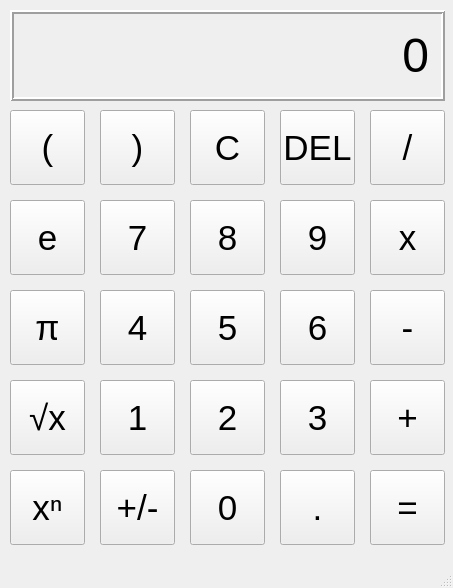
<?xml version="1.0" encoding="UTF-8"?>
<ui version="4.0">
 <class>MainWindow</class>
 <widget class="QMainWindow" name="MainWindow">
  <property name="geometry">
   <rect>
    <x>0</x>
    <y>0</y>
    <width>453</width>
    <height>588</height>
   </rect>
  </property>
  <property name="windowTitle">
   <string>Calculator - Biagio Raucci</string>
  </property>
  <widget class="QWidget" name="centralwidget">
   <widget class="QLabel" name="outputLabel">
    <property name="geometry">
     <rect>
      <x>10</x>
      <y>10</y>
      <width>435</width>
      <height>91</height>
     </rect>
    </property>
    <property name="font">
     <font>
      <pointsize>36</pointsize>
     </font>
    </property>
    <property name="frameShape">
     <enum>QFrame::Box</enum>
    </property>
    <property name="frameShadow">
     <enum>QFrame::Raised</enum>
    </property>
    <property name="lineWidth">
     <number>2</number>
    </property>
    <property name="text">
     <string>0</string>
    </property>
    <property name="alignment">
     <set>Qt::AlignRight|Qt::AlignTrailing|Qt::AlignVCenter</set>
    </property>
    <property name="margin">
     <number>10</number>
    </property>
   </widget>
   <widget class="QPushButton" name="leftparButton">
    <property name="geometry">
     <rect>
      <x>10</x>
      <y>110</y>
      <width>75</width>
      <height>75</height>
     </rect>
    </property>
    <property name="font">
     <font>
      <pointsize>26</pointsize>
     </font>
    </property>
    <property name="text">
     <string>(</string>
    </property>
   </widget>
   <widget class="QPushButton" name="cButton">
    <property name="geometry">
     <rect>
      <x>190</x>
      <y>110</y>
      <width>75</width>
      <height>75</height>
     </rect>
    </property>
    <property name="font">
     <font>
      <pointsize>26</pointsize>
     </font>
    </property>
    <property name="text">
     <string>C</string>
    </property>
   </widget>
   <widget class="QPushButton" name="arrowButton">
    <property name="geometry">
     <rect>
      <x>280</x>
      <y>110</y>
      <width>75</width>
      <height>75</height>
     </rect>
    </property>
    <property name="font">
     <font>
      <pointsize>26</pointsize>
     </font>
    </property>
    <property name="text">
     <string>DEL</string>
    </property>
   </widget>
   <widget class="QPushButton" name="divideButton">
    <property name="geometry">
     <rect>
      <x>370</x>
      <y>110</y>
      <width>75</width>
      <height>75</height>
     </rect>
    </property>
    <property name="font">
     <font>
      <pointsize>26</pointsize>
     </font>
    </property>
    <property name="text">
     <string>/</string>
    </property>
   </widget>
   <widget class="QPushButton" name="multiplyButton">
    <property name="geometry">
     <rect>
      <x>370</x>
      <y>200</y>
      <width>75</width>
      <height>75</height>
     </rect>
    </property>
    <property name="font">
     <font>
      <pointsize>26</pointsize>
     </font>
    </property>
    <property name="text">
     <string>x</string>
    </property>
   </widget>
   <widget class="QPushButton" name="nineButton">
    <property name="geometry">
     <rect>
      <x>280</x>
      <y>200</y>
      <width>75</width>
      <height>75</height>
     </rect>
    </property>
    <property name="font">
     <font>
      <pointsize>26</pointsize>
     </font>
    </property>
    <property name="text">
     <string>9</string>
    </property>
   </widget>
   <widget class="QPushButton" name="sevenButton">
    <property name="geometry">
     <rect>
      <x>100</x>
      <y>200</y>
      <width>75</width>
      <height>75</height>
     </rect>
    </property>
    <property name="font">
     <font>
      <pointsize>26</pointsize>
     </font>
    </property>
    <property name="text">
     <string>7</string>
    </property>
   </widget>
   <widget class="QPushButton" name="eightButton">
    <property name="geometry">
     <rect>
      <x>190</x>
      <y>200</y>
      <width>75</width>
      <height>75</height>
     </rect>
    </property>
    <property name="font">
     <font>
      <pointsize>26</pointsize>
     </font>
    </property>
    <property name="text">
     <string>8</string>
    </property>
   </widget>
   <widget class="QPushButton" name="minusButton">
    <property name="geometry">
     <rect>
      <x>370</x>
      <y>290</y>
      <width>75</width>
      <height>75</height>
     </rect>
    </property>
    <property name="font">
     <font>
      <pointsize>26</pointsize>
     </font>
    </property>
    <property name="text">
     <string>-</string>
    </property>
   </widget>
   <widget class="QPushButton" name="sixButton">
    <property name="geometry">
     <rect>
      <x>280</x>
      <y>290</y>
      <width>75</width>
      <height>75</height>
     </rect>
    </property>
    <property name="font">
     <font>
      <pointsize>26</pointsize>
     </font>
    </property>
    <property name="text">
     <string>6</string>
    </property>
   </widget>
   <widget class="QPushButton" name="fourButton">
    <property name="geometry">
     <rect>
      <x>100</x>
      <y>290</y>
      <width>75</width>
      <height>75</height>
     </rect>
    </property>
    <property name="font">
     <font>
      <pointsize>26</pointsize>
     </font>
    </property>
    <property name="text">
     <string>4</string>
    </property>
   </widget>
   <widget class="QPushButton" name="fiveButton">
    <property name="geometry">
     <rect>
      <x>190</x>
      <y>290</y>
      <width>75</width>
      <height>75</height>
     </rect>
    </property>
    <property name="font">
     <font>
      <pointsize>26</pointsize>
     </font>
    </property>
    <property name="text">
     <string>5</string>
    </property>
   </widget>
   <widget class="QPushButton" name="addButton">
    <property name="geometry">
     <rect>
      <x>370</x>
      <y>380</y>
      <width>75</width>
      <height>75</height>
     </rect>
    </property>
    <property name="font">
     <font>
      <pointsize>26</pointsize>
     </font>
    </property>
    <property name="text">
     <string>+</string>
    </property>
   </widget>
   <widget class="QPushButton" name="threeButton">
    <property name="geometry">
     <rect>
      <x>280</x>
      <y>380</y>
      <width>75</width>
      <height>75</height>
     </rect>
    </property>
    <property name="font">
     <font>
      <pointsize>26</pointsize>
     </font>
    </property>
    <property name="text">
     <string>3</string>
    </property>
   </widget>
   <widget class="QPushButton" name="oneButton">
    <property name="geometry">
     <rect>
      <x>100</x>
      <y>380</y>
      <width>75</width>
      <height>75</height>
     </rect>
    </property>
    <property name="font">
     <font>
      <pointsize>26</pointsize>
     </font>
    </property>
    <property name="text">
     <string>1</string>
    </property>
   </widget>
   <widget class="QPushButton" name="twoButton">
    <property name="geometry">
     <rect>
      <x>190</x>
      <y>380</y>
      <width>75</width>
      <height>75</height>
     </rect>
    </property>
    <property name="font">
     <font>
      <pointsize>26</pointsize>
     </font>
    </property>
    <property name="text">
     <string>2</string>
    </property>
   </widget>
   <widget class="QPushButton" name="equalButton">
    <property name="geometry">
     <rect>
      <x>370</x>
      <y>470</y>
      <width>75</width>
      <height>75</height>
     </rect>
    </property>
    <property name="font">
     <font>
      <pointsize>26</pointsize>
     </font>
    </property>
    <property name="text">
     <string>=</string>
    </property>
   </widget>
   <widget class="QPushButton" name="decimalButton">
    <property name="geometry">
     <rect>
      <x>280</x>
      <y>470</y>
      <width>75</width>
      <height>75</height>
     </rect>
    </property>
    <property name="font">
     <font>
      <pointsize>26</pointsize>
     </font>
    </property>
    <property name="text">
     <string>.</string>
    </property>
   </widget>
   <widget class="QPushButton" name="plusminusButton">
    <property name="geometry">
     <rect>
      <x>100</x>
      <y>470</y>
      <width>75</width>
      <height>75</height>
     </rect>
    </property>
    <property name="font">
     <font>
      <pointsize>26</pointsize>
     </font>
    </property>
    <property name="text">
     <string>+/-</string>
    </property>
   </widget>
   <widget class="QPushButton" name="zeroButton">
    <property name="geometry">
     <rect>
      <x>190</x>
      <y>470</y>
      <width>75</width>
      <height>75</height>
     </rect>
    </property>
    <property name="font">
     <font>
      <pointsize>26</pointsize>
     </font>
    </property>
    <property name="text">
     <string>0</string>
    </property>
   </widget>
   <widget class="QPushButton" name="powerButton">
    <property name="geometry">
     <rect>
      <x>10</x>
      <y>470</y>
      <width>75</width>
      <height>75</height>
     </rect>
    </property>
    <property name="font">
     <font>
      <pointsize>26</pointsize>
     </font>
    </property>
    <property name="text">
     <string>xⁿ</string>
    </property>
   </widget>
   <widget class="QPushButton" name="neperButton">
    <property name="geometry">
     <rect>
      <x>10</x>
      <y>200</y>
      <width>75</width>
      <height>75</height>
     </rect>
    </property>
    <property name="font">
     <font>
      <pointsize>26</pointsize>
     </font>
    </property>
    <property name="text">
     <string>e</string>
    </property>
   </widget>
   <widget class="QPushButton" name="piButton">
    <property name="geometry">
     <rect>
      <x>10</x>
      <y>290</y>
      <width>75</width>
      <height>75</height>
     </rect>
    </property>
    <property name="font">
     <font>
      <pointsize>26</pointsize>
     </font>
    </property>
    <property name="text">
     <string>π</string>
    </property>
   </widget>
   <widget class="QPushButton" name="squarerootButton">
    <property name="geometry">
     <rect>
      <x>10</x>
      <y>380</y>
      <width>75</width>
      <height>75</height>
     </rect>
    </property>
    <property name="font">
     <font>
      <pointsize>26</pointsize>
     </font>
    </property>
    <property name="text">
     <string>√x</string>
    </property>
   </widget>
   <widget class="QPushButton" name="rightparButton">
    <property name="geometry">
     <rect>
      <x>100</x>
      <y>110</y>
      <width>75</width>
      <height>75</height>
     </rect>
    </property>
    <property name="font">
     <font>
      <pointsize>26</pointsize>
     </font>
    </property>
    <property name="text">
     <string>)</string>
    </property>
   </widget>
  </widget>
  <widget class="QStatusBar" name="statusbar"/>
 </widget>
 <resources/>
 <connections>
  <connection>
   <sender>leftparButton</sender>
   <signal>clicked()</signal>
   <receiver>MainWindow</receiver>
   <slot>press_leftpar()</slot>
   <hints>
    <hint type="sourcelabel">
     <x>53</x>
     <y>148</y>
    </hint>
    <hint type="destinationlabel">
     <x>94</x>
     <y>102</y>
    </hint>
   </hints>
  </connection>
  <connection>
   <sender>oneButton</sender>
   <signal>clicked()</signal>
   <receiver>MainWindow</receiver>
   <slot>press_one()</slot>
   <hints>
    <hint type="sourcelabel">
     <x>143</x>
     <y>404</y>
    </hint>
    <hint type="destinationlabel">
     <x>94</x>
     <y>366</y>
    </hint>
   </hints>
  </connection>
  <connection>
   <sender>twoButton</sender>
   <signal>clicked()</signal>
   <receiver>MainWindow</receiver>
   <slot>press_two()</slot>
   <hints>
    <hint type="sourcelabel">
     <x>233</x>
     <y>401</y>
    </hint>
    <hint type="destinationlabel">
     <x>184</x>
     <y>364</y>
    </hint>
   </hints>
  </connection>
  <connection>
   <sender>threeButton</sender>
   <signal>clicked()</signal>
   <receiver>MainWindow</receiver>
   <slot>press_tree()</slot>
   <hints>
    <hint type="sourcelabel">
     <x>319</x>
     <y>416</y>
    </hint>
    <hint type="destinationlabel">
     <x>272</x>
     <y>366</y>
    </hint>
   </hints>
  </connection>
  <connection>
   <sender>fourButton</sender>
   <signal>clicked()</signal>
   <receiver>MainWindow</receiver>
   <slot>press_four()</slot>
   <hints>
    <hint type="sourcelabel">
     <x>153</x>
     <y>308</y>
    </hint>
    <hint type="destinationlabel">
     <x>94</x>
     <y>274</y>
    </hint>
   </hints>
  </connection>
  <connection>
   <sender>fiveButton</sender>
   <signal>clicked()</signal>
   <receiver>MainWindow</receiver>
   <slot>press_five()</slot>
   <hints>
    <hint type="sourcelabel">
     <x>247</x>
     <y>312</y>
    </hint>
    <hint type="destinationlabel">
     <x>184</x>
     <y>281</y>
    </hint>
   </hints>
  </connection>
  <connection>
   <sender>sixButton</sender>
   <signal>clicked()</signal>
   <receiver>MainWindow</receiver>
   <slot>press_six()</slot>
   <hints>
    <hint type="sourcelabel">
     <x>326</x>
     <y>313</y>
    </hint>
    <hint type="destinationlabel">
     <x>271</x>
     <y>276</y>
    </hint>
   </hints>
  </connection>
  <connection>
   <sender>sevenButton</sender>
   <signal>clicked()</signal>
   <receiver>MainWindow</receiver>
   <slot>press_seven()</slot>
   <hints>
    <hint type="sourcelabel">
     <x>138</x>
     <y>220</y>
    </hint>
    <hint type="destinationlabel">
     <x>93</x>
     <y>191</y>
    </hint>
   </hints>
  </connection>
  <connection>
   <sender>eightButton</sender>
   <signal>clicked()</signal>
   <receiver>MainWindow</receiver>
   <slot>press_eight()</slot>
   <hints>
    <hint type="sourcelabel">
     <x>238</x>
     <y>227</y>
    </hint>
    <hint type="destinationlabel">
     <x>188</x>
     <y>193</y>
    </hint>
   </hints>
  </connection>
  <connection>
   <sender>nineButton</sender>
   <signal>clicked()</signal>
   <receiver>MainWindow</receiver>
   <slot>press_nine()</slot>
   <hints>
    <hint type="sourcelabel">
     <x>335</x>
     <y>221</y>
    </hint>
    <hint type="destinationlabel">
     <x>276</x>
     <y>198</y>
    </hint>
   </hints>
  </connection>
  <connection>
   <sender>zeroButton</sender>
   <signal>clicked()</signal>
   <receiver>MainWindow</receiver>
   <slot>press_zero()</slot>
   <hints>
    <hint type="sourcelabel">
     <x>236</x>
     <y>492</y>
    </hint>
    <hint type="destinationlabel">
     <x>185</x>
     <y>463</y>
    </hint>
   </hints>
  </connection>
  <connection>
   <sender>cButton</sender>
   <signal>clicked()</signal>
   <receiver>MainWindow</receiver>
   <slot>press_C()</slot>
   <hints>
    <hint type="sourcelabel">
     <x>234</x>
     <y>138</y>
    </hint>
    <hint type="destinationlabel">
     <x>184</x>
     <y>119</y>
    </hint>
   </hints>
  </connection>
  <connection>
   <sender>arrowButton</sender>
   <signal>clicked()</signal>
   <receiver>MainWindow</receiver>
   <slot>press_DEL()</slot>
   <hints>
    <hint type="sourcelabel">
     <x>333</x>
     <y>135</y>
    </hint>
    <hint type="destinationlabel">
     <x>274</x>
     <y>113</y>
    </hint>
   </hints>
  </connection>
  <connection>
   <sender>divideButton</sender>
   <signal>clicked()</signal>
   <receiver>MainWindow</receiver>
   <slot>press_DIV()</slot>
   <hints>
    <hint type="sourcelabel">
     <x>414</x>
     <y>134</y>
    </hint>
    <hint type="destinationlabel">
     <x>355</x>
     <y>135</y>
    </hint>
   </hints>
  </connection>
  <connection>
   <sender>multiplyButton</sender>
   <signal>clicked()</signal>
   <receiver>MainWindow</receiver>
   <slot>press_PER()</slot>
   <hints>
    <hint type="sourcelabel">
     <x>423</x>
     <y>229</y>
    </hint>
    <hint type="destinationlabel">
     <x>357</x>
     <y>222</y>
    </hint>
   </hints>
  </connection>
  <connection>
   <sender>minusButton</sender>
   <signal>clicked()</signal>
   <receiver>MainWindow</receiver>
   <slot>press_MEN()</slot>
   <hints>
    <hint type="sourcelabel">
     <x>418</x>
     <y>311</y>
    </hint>
    <hint type="destinationlabel">
     <x>355</x>
     <y>298</y>
    </hint>
   </hints>
  </connection>
  <connection>
   <sender>addButton</sender>
   <signal>clicked()</signal>
   <receiver>MainWindow</receiver>
   <slot>press_PIU()</slot>
   <hints>
    <hint type="sourcelabel">
     <x>417</x>
     <y>400</y>
    </hint>
    <hint type="destinationlabel">
     <x>354</x>
     <y>388</y>
    </hint>
   </hints>
  </connection>
  <connection>
   <sender>decimalButton</sender>
   <signal>clicked()</signal>
   <receiver>MainWindow</receiver>
   <slot>press_DOT()</slot>
   <hints>
    <hint type="sourcelabel">
     <x>336</x>
     <y>500</y>
    </hint>
    <hint type="destinationlabel">
     <x>272</x>
     <y>476</y>
    </hint>
   </hints>
  </connection>
  <connection>
   <sender>plusminusButton</sender>
   <signal>clicked()</signal>
   <receiver>MainWindow</receiver>
   <slot>press_PM()</slot>
   <hints>
    <hint type="sourcelabel">
     <x>144</x>
     <y>495</y>
    </hint>
    <hint type="destinationlabel">
     <x>89</x>
     <y>469</y>
    </hint>
   </hints>
  </connection>
  <connection>
   <sender>equalButton</sender>
   <signal>clicked()</signal>
   <receiver>MainWindow</receiver>
   <slot>press_UGU()</slot>
   <hints>
    <hint type="sourcelabel">
     <x>421</x>
     <y>496</y>
    </hint>
    <hint type="destinationlabel">
     <x>356</x>
     <y>502</y>
    </hint>
   </hints>
  </connection>
  <connection>
   <sender>rightparButton</sender>
   <signal>clicked()</signal>
   <receiver>MainWindow</receiver>
   <slot>press_rightpar()</slot>
   <hints>
    <hint type="sourcelabel">
     <x>142</x>
     <y>149</y>
    </hint>
    <hint type="destinationlabel">
     <x>185</x>
     <y>151</y>
    </hint>
   </hints>
  </connection>
  <connection>
   <sender>neperButton</sender>
   <signal>clicked()</signal>
   <receiver>MainWindow</receiver>
   <slot>press_nepero()</slot>
   <hints>
    <hint type="sourcelabel">
     <x>52</x>
     <y>229</y>
    </hint>
    <hint type="destinationlabel">
     <x>94</x>
     <y>236</y>
    </hint>
   </hints>
  </connection>
  <connection>
   <sender>piButton</sender>
   <signal>clicked()</signal>
   <receiver>MainWindow</receiver>
   <slot>press_pig()</slot>
   <hints>
    <hint type="sourcelabel">
     <x>55</x>
     <y>329</y>
    </hint>
    <hint type="destinationlabel">
     <x>95</x>
     <y>325</y>
    </hint>
   </hints>
  </connection>
  <connection>
   <sender>squarerootButton</sender>
   <signal>clicked()</signal>
   <receiver>MainWindow</receiver>
   <slot>press_squareroot()</slot>
   <hints>
    <hint type="sourcelabel">
     <x>50</x>
     <y>414</y>
    </hint>
    <hint type="destinationlabel">
     <x>93</x>
     <y>412</y>
    </hint>
   </hints>
  </connection>
  <connection>
   <sender>powerButton</sender>
   <signal>clicked()</signal>
   <receiver>MainWindow</receiver>
   <slot>press_power()</slot>
   <hints>
    <hint type="sourcelabel">
     <x>66</x>
     <y>507</y>
    </hint>
    <hint type="destinationlabel">
     <x>94</x>
     <y>508</y>
    </hint>
   </hints>
  </connection>
 </connections>
 <slots>
  <slot>press_leftpar()</slot>
  <slot>press_one()</slot>
  <slot>press_two()</slot>
  <slot>press_tree()</slot>
  <slot>press_four()</slot>
  <slot>press_five()</slot>
  <slot>press_six()</slot>
  <slot>press_seven()</slot>
  <slot>press_eight()</slot>
  <slot>press_nine()</slot>
  <slot>press_zero()</slot>
  <slot>press_C()</slot>
  <slot>press_DEL()</slot>
  <slot>press_PM()</slot>
  <slot>press_DOT()</slot>
  <slot>press_DIV()</slot>
  <slot>press_PER()</slot>
  <slot>press_MEN()</slot>
  <slot>press_PIU()</slot>
  <slot>press_UGU()</slot>
  <slot>press_rightpar()</slot>
  <slot>press_nepero()</slot>
  <slot>press_pig()</slot>
  <slot>press_squareroot()</slot>
  <slot>press_power()</slot>
 </slots>
</ui>
